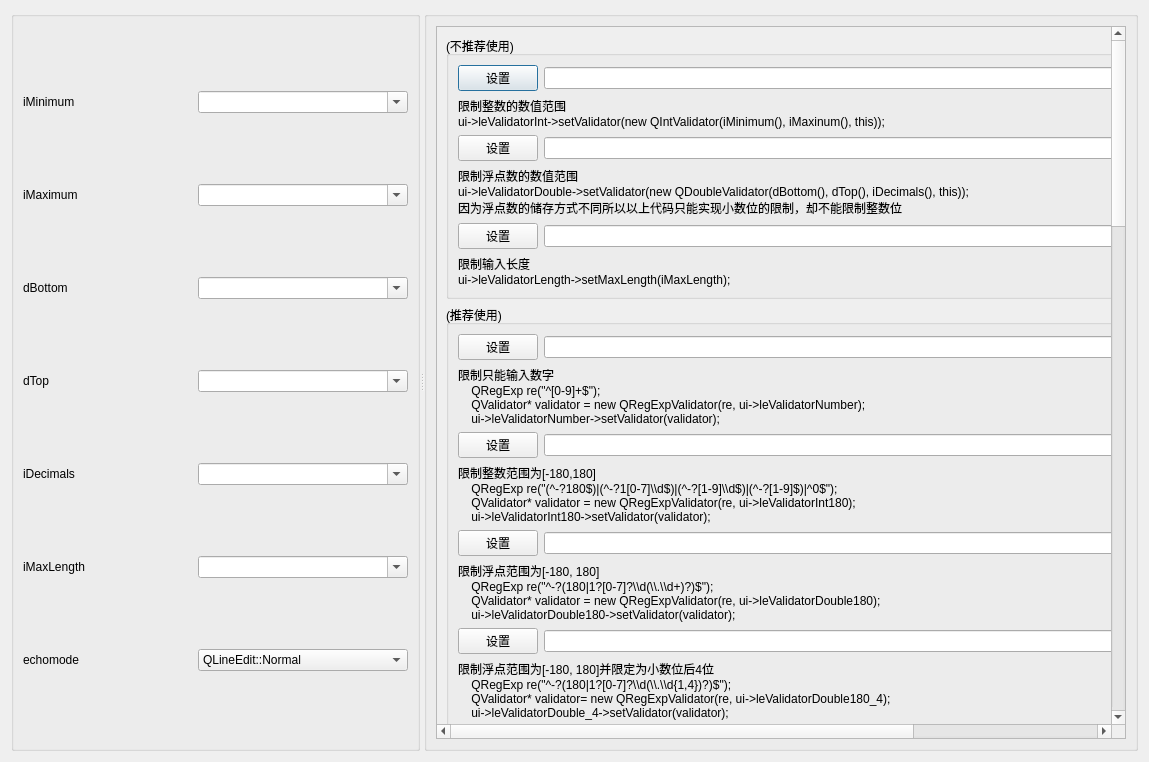
<?xml version="1.0" encoding="UTF-8"?>
<ui version="4.0">
 <class>dlg_qlineedit_qtextedit_qplaintextedit</class>
 <widget class="QDialog" name="dlg_qlineedit_qtextedit_qplaintextedit">
  <property name="geometry">
   <rect>
    <x>0</x>
    <y>0</y>
    <width>1149</width>
    <height>762</height>
   </rect>
  </property>
  <property name="windowTitle">
   <string>Dialog</string>
  </property>
  <layout class="QHBoxLayout" name="horizontalLayout">
   <item>
    <widget class="QSplitter" name="splitter">
     <property name="orientation">
      <enum>Qt::Horizontal</enum>
     </property>
     <widget class="QGroupBox" name="groupBox">
      <property name="title">
       <string/>
      </property>
      <layout class="QGridLayout" name="gridLayout">
       <item row="0" column="0">
        <widget class="QLabel" name="label_2">
         <property name="text">
          <string>iMinimum</string>
         </property>
        </widget>
       </item>
       <item row="0" column="1">
        <widget class="QComboBox" name="cbMinimum">
         <property name="editable">
          <bool>true</bool>
         </property>
        </widget>
       </item>
       <item row="2" column="0">
        <widget class="QLabel" name="label_4">
         <property name="text">
          <string>dBottom</string>
         </property>
        </widget>
       </item>
       <item row="1" column="0">
        <widget class="QLabel" name="label_3">
         <property name="text">
          <string>iMaximum</string>
         </property>
        </widget>
       </item>
       <item row="1" column="1">
        <widget class="QComboBox" name="cbMaximum">
         <property name="editable">
          <bool>true</bool>
         </property>
        </widget>
       </item>
       <item row="3" column="0">
        <widget class="QLabel" name="label_5">
         <property name="text">
          <string>dTop</string>
         </property>
        </widget>
       </item>
       <item row="2" column="1">
        <widget class="QComboBox" name="cbBottom">
         <property name="editable">
          <bool>true</bool>
         </property>
        </widget>
       </item>
       <item row="3" column="1">
        <widget class="QComboBox" name="cbTop">
         <property name="editable">
          <bool>true</bool>
         </property>
        </widget>
       </item>
       <item row="4" column="1">
        <widget class="QComboBox" name="cbDecimals">
         <property name="editable">
          <bool>true</bool>
         </property>
        </widget>
       </item>
       <item row="4" column="0">
        <widget class="QLabel" name="label_6">
         <property name="text">
          <string>iDecimals</string>
         </property>
        </widget>
       </item>
       <item row="5" column="0">
        <widget class="QLabel" name="label_10">
         <property name="text">
          <string>iMaxLength</string>
         </property>
        </widget>
       </item>
       <item row="5" column="1">
        <widget class="QComboBox" name="cbMaxLength">
         <property name="editable">
          <bool>true</bool>
         </property>
        </widget>
       </item>
       <item row="6" column="0">
        <widget class="QLabel" name="label_17">
         <property name="text">
          <string>echomode</string>
         </property>
        </widget>
       </item>
       <item row="6" column="1">
        <widget class="QComboBox" name="cbEchoMode">
         <item>
          <property name="text">
           <string>QLineEdit::Normal</string>
          </property>
         </item>
         <item>
          <property name="text">
           <string>QLineEdit::NoEcho</string>
          </property>
         </item>
         <item>
          <property name="text">
           <string>QLineEdit::Password</string>
          </property>
         </item>
         <item>
          <property name="text">
           <string>QLineEdit::PasswordEchoOnEdit</string>
          </property>
         </item>
        </widget>
       </item>
      </layout>
     </widget>
     <widget class="QGroupBox" name="groupBox_2">
      <property name="title">
       <string/>
      </property>
      <layout class="QVBoxLayout" name="verticalLayout_2">
       <item>
        <widget class="QScrollArea" name="scrollArea">
         <property name="widgetResizable">
          <bool>true</bool>
         </property>
         <widget class="QWidget" name="scrollAreaWidgetContents">
          <property name="geometry">
           <rect>
            <x>0</x>
            <y>-1066</y>
            <width>942</width>
            <height>2338</height>
           </rect>
          </property>
          <layout class="QVBoxLayout" name="verticalLayout">
           <item>
            <widget class="QGroupBox" name="groupBox_3">
             <property name="title">
              <string>(不推荐使用)</string>
             </property>
             <layout class="QGridLayout" name="gridLayout_2">
              <item row="0" column="0">
               <widget class="QPushButton" name="pbValidatorInt">
                <property name="text">
                 <string>设置</string>
                </property>
               </widget>
              </item>
              <item row="1" column="0" colspan="2">
               <widget class="QLabel" name="label">
                <property name="text">
                 <string>限制整数的数值范围
ui-&gt;leValidatorInt-&gt;setValidator(new QIntValidator(iMinimum(), iMaxinum(), this));</string>
                </property>
               </widget>
              </item>
              <item row="2" column="0">
               <widget class="QPushButton" name="pbValidatorDouble">
                <property name="text">
                 <string>设置</string>
                </property>
               </widget>
              </item>
              <item row="2" column="1">
               <widget class="QLineEdit" name="leValidatorDouble"/>
              </item>
              <item row="0" column="1">
               <widget class="QLineEdit" name="leValidatorInt"/>
              </item>
              <item row="5" column="0" colspan="2">
               <widget class="QLabel" name="label_9">
                <property name="text">
                 <string>限制输入长度
ui-&gt;leValidatorLength-&gt;setMaxLength(iMaxLength);</string>
                </property>
               </widget>
              </item>
              <item row="3" column="0" colspan="2">
               <widget class="QLabel" name="label_7">
                <property name="text">
                 <string>限制浮点数的数值范围
ui-&gt;leValidatorDouble-&gt;setValidator(new QDoubleValidator(dBottom(), dTop(), iDecimals(), this));
因为浮点数的储存方式不同所以以上代码只能实现小数位的限制，却不能限制整数位</string>
                </property>
               </widget>
              </item>
              <item row="4" column="1">
               <widget class="QLineEdit" name="leValidatorLength"/>
              </item>
              <item row="4" column="0">
               <widget class="QPushButton" name="pbValidatorLength">
                <property name="text">
                 <string>设置</string>
                </property>
               </widget>
              </item>
             </layout>
            </widget>
           </item>
           <item>
            <widget class="QGroupBox" name="groupBox_6">
             <property name="title">
              <string>(推荐使用)</string>
             </property>
             <layout class="QGridLayout" name="gridLayout_3">
              <item row="0" column="0">
               <widget class="QPushButton" name="pbValidatorNumber">
                <property name="text">
                 <string>设置</string>
                </property>
               </widget>
              </item>
              <item row="0" column="1">
               <widget class="QLineEdit" name="leValidatorNumber"/>
              </item>
              <item row="1" column="0" colspan="2">
               <widget class="QLabel" name="label_8">
                <property name="text">
                 <string>限制只能输入数字
    QRegExp re(&quot;^[0-9]+$&quot;);
    QValidator* validator = new QRegExpValidator(re, ui-&gt;leValidatorNumber);
    ui-&gt;leValidatorNumber-&gt;setValidator(validator);</string>
                </property>
               </widget>
              </item>
              <item row="2" column="0">
               <widget class="QPushButton" name="pbValidatorInt180">
                <property name="text">
                 <string>设置</string>
                </property>
               </widget>
              </item>
              <item row="2" column="1">
               <widget class="QLineEdit" name="leValidatorInt180"/>
              </item>
              <item row="3" column="0" colspan="2">
               <widget class="QLabel" name="label_11">
                <property name="text">
                 <string>限制整数范围为[-180,180]
    QRegExp re(&quot;(^-?180$)|(^-?1[0-7]\\d$)|(^-?[1-9]\\d$)|(^-?[1-9]$)|^0$&quot;);
    QValidator* validator = new QRegExpValidator(re, ui-&gt;leValidatorInt180);
    ui-&gt;leValidatorInt180-&gt;setValidator(validator);</string>
                </property>
               </widget>
              </item>
              <item row="4" column="0">
               <widget class="QPushButton" name="pbValidatorDouble180">
                <property name="text">
                 <string>设置</string>
                </property>
               </widget>
              </item>
              <item row="4" column="1">
               <widget class="QLineEdit" name="leValidatorDouble180"/>
              </item>
              <item row="5" column="0" colspan="2">
               <widget class="QLabel" name="label_12">
                <property name="text">
                 <string>限制浮点范围为[-180, 180]
    QRegExp re(&quot;^-?(180|1?[0-7]?\\d(\\.\\d+)?)$&quot;);
    QValidator* validator = new QRegExpValidator(re, ui-&gt;leValidatorDouble180);
    ui-&gt;leValidatorDouble180-&gt;setValidator(validator);</string>
                </property>
               </widget>
              </item>
              <item row="6" column="0">
               <widget class="QPushButton" name="pbValidatorDouble180_4">
                <property name="text">
                 <string>设置</string>
                </property>
               </widget>
              </item>
              <item row="6" column="1">
               <widget class="QLineEdit" name="leValidatorDouble180_4"/>
              </item>
              <item row="7" column="0" colspan="2">
               <widget class="QLabel" name="label_13">
                <property name="text">
                 <string>限制浮点范围为[-180, 180]并限定为小数位后4位
    QRegExp re(&quot;^-?(180|1?[0-7]?\\d(\\.\\d{1,4})?)$&quot;);
    QValidator* validator= new QRegExpValidator(re, ui-&gt;leValidatorDouble180_4);
    ui-&gt;leValidatorDouble_4-&gt;setValidator(validator);</string>
                </property>
               </widget>
              </item>
             </layout>
            </widget>
           </item>
           <item>
            <widget class="QGroupBox" name="groupBox_7">
             <property name="title">
              <string>QLineEdit派生类</string>
             </property>
             <layout class="QGridLayout" name="gridLayout_4">
              <item row="0" column="0">
               <widget class="FocusInSelectLineEdit" name="lineEdit"/>
              </item>
              <item row="1" column="0">
               <widget class="QLabel" name="label_14">
                <property name="text">
                 <string>获得焦点时自动选择已有的所有文本</string>
                </property>
               </widget>
              </item>
             </layout>
            </widget>
           </item>
           <item>
            <widget class="QGroupBox" name="groupBox_8">
             <property name="title">
              <string/>
             </property>
             <layout class="QGridLayout" name="gridLayout_5">
              <item row="0" column="0">
               <widget class="QPushButton" name="pbReadOnly">
                <property name="text">
                 <string>设置</string>
                </property>
               </widget>
              </item>
              <item row="0" column="1">
               <widget class="QLineEdit" name="leReadOnly"/>
              </item>
              <item row="1" column="0" colspan="2">
               <widget class="QLabel" name="label_15">
                <property name="text">
                 <string>不可编辑
ui-&gt;leReadOnly-&gt;setReadOnly(true);</string>
                </property>
               </widget>
              </item>
             </layout>
            </widget>
           </item>
           <item>
            <widget class="QGroupBox" name="groupBox_9">
             <property name="title">
              <string/>
             </property>
             <layout class="QGridLayout" name="gridLayout_7">
              <item row="0" column="0">
               <widget class="QPushButton" name="pbEchoMode">
                <property name="text">
                 <string>设置</string>
                </property>
               </widget>
              </item>
              <item row="0" column="1">
               <widget class="QLineEdit" name="leEchoMode"/>
              </item>
              <item row="1" column="0" colspan="2">
               <widget class="QLabel" name="label_18">
                <property name="text">
                 <string>设置密码输入方式
ui-&gt;leEchoMode-&gt;setEchoMode(echomode);
QLineEdit::Normal  正常显示输入的字符，默认选项。
QLineEdit::NoEcho  不显示任何输入，常用于密码类型，包括密码长度
QLineEdit::Password  显示平台相关的密码掩码字符，而不是实际的字符输入。
QLineEdit::PasswordEchoOnEdit 处于输入状态的时候，是正常显示字符。 输入完毕之后,使用Password形式隐藏字符  </string>
                </property>
               </widget>
              </item>
             </layout>
            </widget>
           </item>
           <item>
            <widget class="QGroupBox" name="groupBox_4">
             <property name="title">
              <string/>
             </property>
             <layout class="QGridLayout" name="gridLayout_6">
              <item row="0" column="0">
               <widget class="QTextEdit" name="textEdit"/>
              </item>
              <item row="1" column="0">
               <widget class="QLabel" name="label_16">
                <property name="text">
                 <string>QTextEdit支持多行(自动换行)和富文本(HTML)显示

也可以使用QLabel+'\n'换行也具有相同的效果。但是你需要根据QFontMetrics类来计算当前字符串的长度，
这种计算的方式还是不是很精准，会致使文字换行长短不一</string>
                </property>
               </widget>
              </item>
             </layout>
            </widget>
           </item>
           <item>
            <widget class="QGroupBox" name="groupBox_5">
             <property name="title">
              <string/>
             </property>
             <layout class="QGridLayout" name="gridLayout_8">
              <item row="2" column="0">
               <widget class="QPushButton" name="pbPlainTextEdit">
                <property name="text">
                 <string>设置</string>
                </property>
               </widget>
              </item>
              <item row="0" column="0">
               <widget class="QPlainTextEdit" name="plainTextEdit"/>
              </item>
              <item row="4" column="0">
               <widget class="QLabel" name="label_19">
                <property name="text">
                 <string>QPlainTextEdit支持富文本编辑

QPlainTextEdit提供cut()、copy()、paste()、undo()、redo()、clear()、selectAll()等标准编辑功能的槽函数
QPlainTextEdit还提供一个标准的右键快捷菜单。</string>
                </property>
               </widget>
              </item>
              <item row="1" column="0">
               <widget class="QLabel" name="label_22">
                <property name="text">
                 <string>    //逐行读取文本内容
    //如果要将QPlainTextEdit组件里显示的所有文字读取出来，有一个简单的函数toPlainText()可以将全部文字内容输出为一个字符串
    //QString QPlainTextEdit::toPlainText() const
    //但是如果要逐行读取QPlainTextEdit组件里的字符串，则稍微麻烦一点

    QTextDocument* doc = ui-&gt;plainTextEdit-&gt;document();//文本对象
    int cnt = doc-&gt;blockCount();//回车符是一个block

    ui-&gt;cbPlainTextEdit-&gt;clear();
    for (int i = 0; i &lt; cnt; ++i)
    {
        QTextBlock textLine = doc-&gt;findBlockByNumber(i);//文本中的一段
        QString str = textLine.text();
        ui-&gt;cbPlainTextEdit-&gt;addItem(str);
    }

    //QPlainTextEdit的文字内容以QTextDocument类型存储，函数document()返回这个文档对象的指针
    //QTextDocument是内存中的文本对象，以文本块的方式存储，一个文本块就是一个段落，每个段落以回车符结束。QTextDocument提供一些函数实现对文本内容的存取
    //a.int blockCount()，获得文本块个数
    //b.QTextBlock findBlockByNumber(int blockNumber)，读取某一个文本块，序号从0开始，至blockCount()-1结束
    //一个document有多个TextBlock，从document中读取出的一个文本块类型为QTextBlock，通过QTextBlock::text()函数可以获取其纯文本文字


    connect(ui-&gt;plainTextEdit, &amp;QPlainTextEdit::customContextMenuRequested, [](QPoint const&amp; pos){
        QMenu* menu = ui-&gt;plainTextEdit-&gt;createStandardContextMenu();
        menu-&gt;exec(pos);
    });</string>
                </property>
               </widget>
              </item>
              <item row="3" column="0">
               <widget class="QComboBox" name="cbPlainTextEdit"/>
              </item>
             </layout>
            </widget>
           </item>
           <item>
            <widget class="QGroupBox" name="groupBox_10">
             <property name="title">
              <string/>
             </property>
             <layout class="QGridLayout" name="gridLayout_9">
              <item row="2" column="0">
               <widget class="QLabel" name="label_20">
                <property name="text">
                 <string>在Qt中获取QTextEdit高度后，手动设置高度（或者宽度），同时设置不显示滚动条，就可以实现类似QLabel的效果，不显示QTextEdit的滚动条


对于不支持自动换行的地方，可以使用QTextEdit

比如QTableWidgetItem不支持换行，即使使用\n也不行</string>
                </property>
               </widget>
              </item>
              <item row="1" column="0">
               <widget class="QTableWidget" name="twTextEdit"/>
              </item>
              <item row="0" column="0">
               <widget class="QPushButton" name="pbTWTextEdit">
                <property name="text">
                 <string>设置</string>
                </property>
               </widget>
              </item>
              <item row="3" column="0">
               <widget class="QLabel" name="label_21">
                <property name="text">
                 <string>    ui-&gt;twTextEdit-&gt;setRowCount(2);
    ui-&gt;twTextEdit-&gt;setColumnCount(2);

    QTextEdit* pTextEdit = new QTextEdit;//用于setCellWidget，所以不需要指定父QWidget
    pTextEdit-&gt;setReadOnly(true);
    pTextEdit-&gt;setText(&quot;qwertyuiopasdfghjklzxcvbnm1234567890&quot;);

    //固定宽度
    pTextEdit-&gt;setFixedWidth(100);

    //文本高度
    QTextDocument* pTextDocument = pTextEdit-&gt;document();
    pTextDocument-&gt;adjustSize();
    int height = pTextDocument-&gt;size().height();//注意如果是以setStyleSheet方式设置的字体，那么获取的高度会偏小

    //隐藏滚动条
    pTextEdit-&gt;verticalScrollBar()-&gt;hide();

    //取消边框
    pTextEdit-&gt;setStyleSheet(&quot;QTextEdit{border:none;}&quot;);

    ui-&gt;twTextEdit-&gt;setCellWidget(0, 0, pTextEdit);
    ui-&gt;twTextEdit-&gt;setRowHeight(0, height * 1.3);//1.3为了有个余量</string>
                </property>
               </widget>
              </item>
             </layout>
            </widget>
           </item>
           <item>
            <spacer name="verticalSpacer">
             <property name="orientation">
              <enum>Qt::Vertical</enum>
             </property>
             <property name="sizeHint" stdset="0">
              <size>
               <width>20</width>
               <height>102</height>
              </size>
             </property>
            </spacer>
           </item>
          </layout>
         </widget>
        </widget>
       </item>
      </layout>
     </widget>
    </widget>
   </item>
  </layout>
 </widget>
 <customwidgets>
  <customwidget>
   <class>FocusInSelectLineEdit</class>
   <extends>QLineEdit</extends>
   <header>focusinselectlineedit.h</header>
  </customwidget>
 </customwidgets>
 <resources/>
 <connections/>
</ui>
